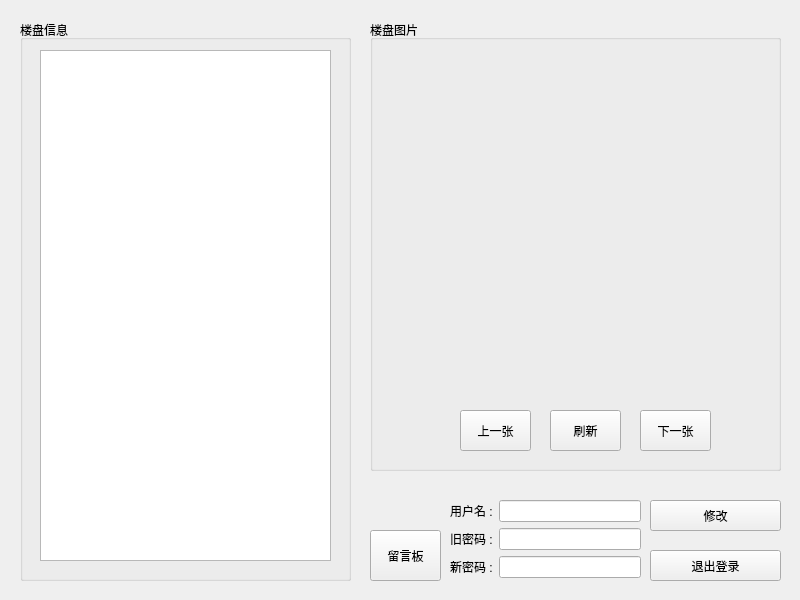
<?xml version="1.0" encoding="UTF-8"?>
<ui version="4.0">
 <class>userWindow</class>
 <widget class="QMainWindow" name="userWindow">
  <property name="geometry">
   <rect>
    <x>0</x>
    <y>0</y>
    <width>800</width>
    <height>600</height>
   </rect>
  </property>
  <property name="windowTitle">
   <string>用户</string>
  </property>
  <widget class="QWidget" name="centralwidget">
   <widget class="QGroupBox" name="groupBox">
    <property name="geometry">
     <rect>
      <x>20</x>
      <y>20</y>
      <width>331</width>
      <height>561</height>
     </rect>
    </property>
    <property name="title">
     <string>楼盘信息</string>
    </property>
    <widget class="QTableView" name="tableView">
     <property name="geometry">
      <rect>
       <x>20</x>
       <y>30</y>
       <width>291</width>
       <height>511</height>
      </rect>
     </property>
    </widget>
   </widget>
   <widget class="QGroupBox" name="groupBox_3">
    <property name="geometry">
     <rect>
      <x>370</x>
      <y>20</y>
      <width>411</width>
      <height>451</height>
     </rect>
    </property>
    <property name="title">
     <string>楼盘图片</string>
    </property>
    <widget class="QLabel" name="label">
     <property name="geometry">
      <rect>
       <x>30</x>
       <y>30</y>
       <width>361</width>
       <height>341</height>
      </rect>
     </property>
     <property name="text">
      <string/>
     </property>
    </widget>
    <widget class="QPushButton" name="pushButton">
     <property name="geometry">
      <rect>
       <x>90</x>
       <y>390</y>
       <width>71</width>
       <height>41</height>
      </rect>
     </property>
     <property name="text">
      <string>上一张</string>
     </property>
    </widget>
    <widget class="QPushButton" name="pushButton_2">
     <property name="geometry">
      <rect>
       <x>270</x>
       <y>390</y>
       <width>71</width>
       <height>41</height>
      </rect>
     </property>
     <property name="text">
      <string>下一张</string>
     </property>
    </widget>
    <widget class="QPushButton" name="pushButton_4">
     <property name="geometry">
      <rect>
       <x>180</x>
       <y>390</y>
       <width>71</width>
       <height>41</height>
      </rect>
     </property>
     <property name="text">
      <string>刷新</string>
     </property>
    </widget>
   </widget>
   <widget class="QPushButton" name="pushButton_3">
    <property name="geometry">
     <rect>
      <x>650</x>
      <y>500</y>
      <width>131</width>
      <height>31</height>
     </rect>
    </property>
    <property name="text">
     <string>修改</string>
    </property>
   </widget>
   <widget class="QWidget" name="layoutWidget">
    <property name="geometry">
     <rect>
      <x>450</x>
      <y>500</y>
      <width>191</width>
      <height>81</height>
     </rect>
    </property>
    <layout class="QVBoxLayout" name="verticalLayout">
     <item>
      <layout class="QHBoxLayout" name="horizontalLayout_3">
       <item>
        <widget class="QLabel" name="label_2">
         <property name="text">
          <string>用户名 :</string>
         </property>
        </widget>
       </item>
       <item>
        <widget class="QLineEdit" name="lineEdit"/>
       </item>
      </layout>
     </item>
     <item>
      <layout class="QHBoxLayout" name="horizontalLayout_2">
       <item>
        <widget class="QLabel" name="label_3">
         <property name="text">
          <string>旧密码 :</string>
         </property>
        </widget>
       </item>
       <item>
        <widget class="QLineEdit" name="lineEdit_2">
         <property name="echoMode">
          <enum>QLineEdit::Password</enum>
         </property>
        </widget>
       </item>
      </layout>
     </item>
     <item>
      <layout class="QHBoxLayout" name="horizontalLayout">
       <item>
        <widget class="QLabel" name="label_4">
         <property name="text">
          <string>新密码 :</string>
         </property>
        </widget>
       </item>
       <item>
        <widget class="QLineEdit" name="lineEdit_3">
         <property name="echoMode">
          <enum>QLineEdit::Password</enum>
         </property>
        </widget>
       </item>
      </layout>
     </item>
    </layout>
   </widget>
   <widget class="QPushButton" name="pushButton_5">
    <property name="geometry">
     <rect>
      <x>370</x>
      <y>530</y>
      <width>71</width>
      <height>51</height>
     </rect>
    </property>
    <property name="text">
     <string>留言板</string>
    </property>
   </widget>
   <widget class="QPushButton" name="pushButton_6">
    <property name="geometry">
     <rect>
      <x>650</x>
      <y>550</y>
      <width>131</width>
      <height>31</height>
     </rect>
    </property>
    <property name="text">
     <string>退出登录</string>
    </property>
   </widget>
  </widget>
 </widget>
 <resources/>
 <connections/>
</ui>
